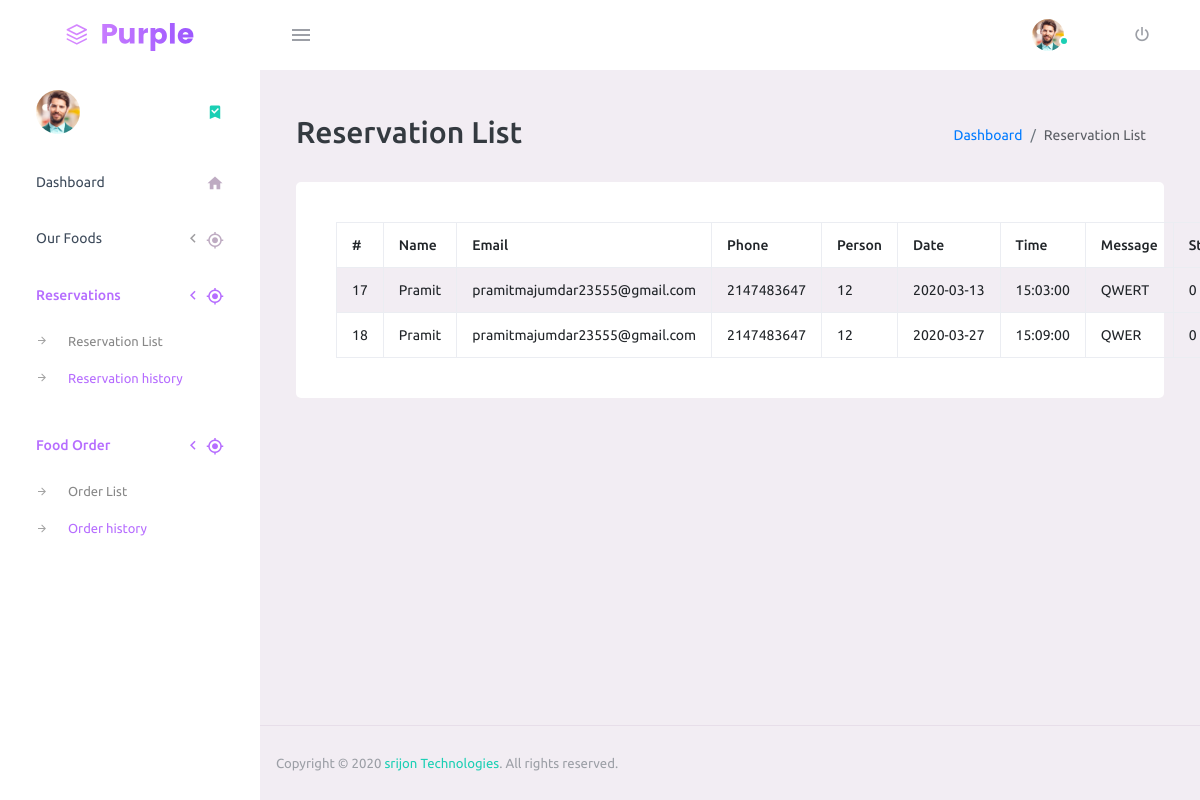
Before: /admin/odhist.php (signed in) with the older database file.
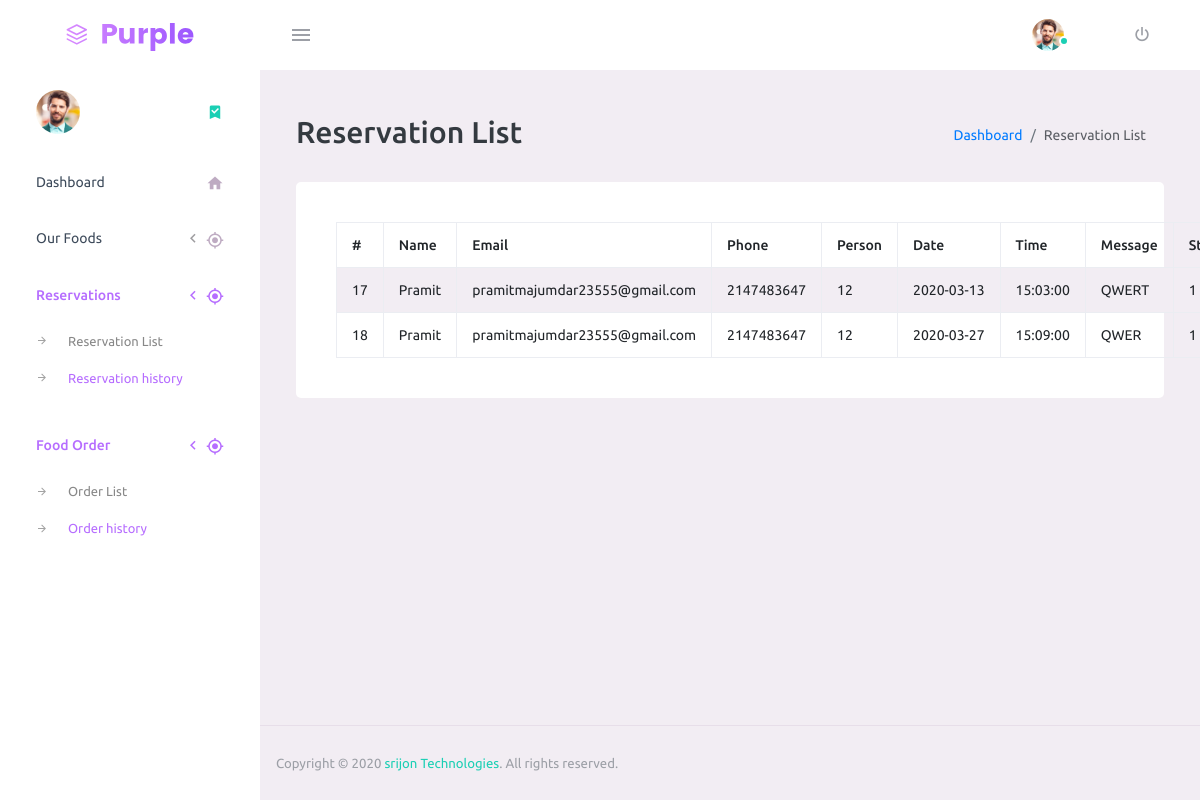
After: the same page with the newer database file.
### tables this page shows
CREATE TABLE `reservation` (
  `Id` int(11) NOT NULL,
  `name` text NOT NULL,
  `email` varchar(255) NOT NULL,
  `phone` int(255) NOT NULL,
  `person` int(255) NOT NULL,
  `date` date NOT NULL,
  `time` time NOT NULL,
  `message` longtext NOT NULL,
  `status` varchar(255) NOT NULL DEFAULT 'Not Approved'
);

### admin/odhist.php (the view, shortened to what this page needs)
<!DOCTYPE html>
<html lang="en">
  <head>
    <link rel="stylesheet" href="vendors/mdi/css/materialdesignicons.min.css">
    <link rel="stylesheet" href="vendors/css/vendor.bundle.base.css">
    <link rel="stylesheet" href="css/style.css">
  </head>
  <body>
    <div class="container-scroller">
    <?php
        include("include/header.php");
        ?>
      <div class="container-fluid page-body-wrapper">
      <?php
          include("Include/sidebar.php");
          ?>
         <div class="main-panel">
          <div class="content-wrapper">
            <div class="page-header">
              <h2> Reservation List </h2>
              <nav aria-label="breadcrumb">
                <ol class="breadcrumb">
                  <li class="breadcrumb-item"><a href="index.php">Dashboard</a></li>
                  <li class="breadcrumb-item active" aria-current="page">Reservation List</li>
                </ol>
              </nav>
            </div>
              <div class="row">
            <div class="col-md-12">
                <div class="card">
                    <div class="card-body">
                    <?php
                    require_once "include/config.php";
                    $sql = "SELECT * FROM reservation ORDER BY status";
                    if($result = $mysqli->query($sql)){
                        if($result->num_rows > 0){
                          ?>
                          <table class='table table-bordered table-striped'>
                          <thead>
                          <tr>
                               <th>#</th>
                                <th>Name</th>
                                <th>Email</th>
                                <th>Phone</th>
                                <th>Person</th>
                                <th>Date</th>
                                <th>Time</th>
                                <th>Message</th>
                                <th>Status</th>
                          </tr>
                              </thead>
                          <tbody>
                          <?php
                                while($row = $result->fetch_array()){
                          ?>
                            <tr>
                                <td><?php echo $row['Id'] ?></td>
                                <td><?php echo $row['name'] ?></td>
                                <td> <?php echo $row['email'] ?></td>
                                <td><?php echo $row['phone'] ?></td>
                                <td><?php echo $row['person'] ?></td>
                                <td><?php echo $row['date']?> </td>
                                <td><?php echo $row['time'] ?></td>
                                <td><?php echo $row['message'] ?></td>
                                <td><?php echo $row['status'] ?></td>
                            </tr>
                                <?php
                                  }
                                  ?>
                              </tbody>
                          </table>
                          <?php
                        } else{
                            echo "<p class='lead'><em>No records were found.</em></p>";
                        }
                    } else{
                        echo "ERROR: Could not able to execute $sql. " . $mysqli->error;
                    }
                    ?>
                    </div>
                </div>
            </div>
        </div>
          </div>
          <?php
            include("Include/footer.php");
            ?>
        </div>
      </div>
    </div>
  </body>
</html>

Changed rows visible on the page:
changed reservation "QWERT": status "0" → "1"
changed reservation "QWER": status "0" → "1"
